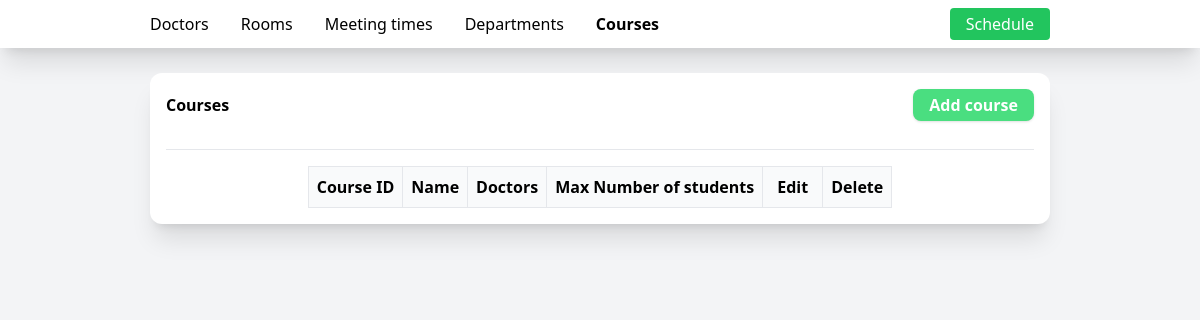
The app's page /courses, older data.
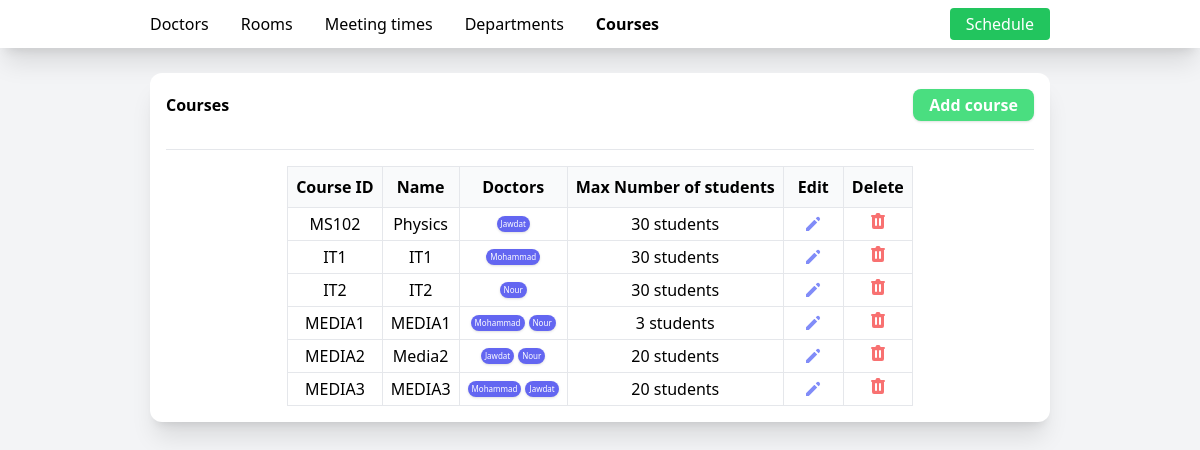
The same page, newer data.
### tables this page shows
CREATE TABLE "courses" (
	"id"	INTEGER,
	"number"	TEXT NOT NULL,
	"name"	text NOT NULL UNIQUE,
	"max_number_of_students"	INTEGER NOT NULL,
	"department_id"	INTEGER NOT NULL,
	PRIMARY KEY("id" AUTOINCREMENT)
);

CREATE TABLE "instructors" (
	"id"	INTEGER,
	"name"	text NOT NULL,
	PRIMARY KEY("id" AUTOINCREMENT)
);

### main.py (the view)
    @app.route('/courses')
    def coursesIndex():
        courses = AllCourses()
        return render_template('courses.html', courses=courses)

### course.py (called while the page is built)
def AllCourses():
    import sqlite3
    con = sqlite3.connect('class-scheduler.db')
    cur = con.cursor()
    cur.execute('SELECT * FROM courses')
    courses = []
    for row in cur:
        courses.append(Course(id=row[0], number=row[1],
                              name=row[2], maxNumberOfStudents=row[3], department_id=row[4]))
    cur.close()
    return courses

    def get_number(self):
        return self._number

    def get_name(self):
        return self._name

    def get_id(self):
        return self._id

    def get_instructors(self):
        self.fetch_instructors()
        return self._instructors

    def get_maxNumberOfStudents(self):
        return self._maxNumberOfStudents

    def fetch_instructors(self):
        import sqlite3
        con = sqlite3.connect('class-scheduler.db')
        cur = con.cursor()
        cur.execute(
            'SELECT * FROM instructors WHERE id IN (SELECT doctor_id FROM course_instructors WHERE course_id = ?)', (self._id,))
        instructors = []
        for row in cur:
            instructors.append(Instructor(row[0], row[1]))
        self._instructors = instructors

### instructor.py (called while the page is built)
    def get_name(self):
        return self._name

### templates/courses.html (shortened to what this page needs)
<!DOCTYPE html>
<html lang="en">
<head>
    <link rel="stylesheet" href="{{url_for('style')}}">
</head>
<body class="bg-gray-100">
    <nav class="bg-white shadow-xl w-full py-2 px-[150px]">
        <div class="flex gap-8 w-full">
            <a href="{{url_for('doctorsIndex')}}" class="hover:scale-105 hover:font-bold transition-all my-auto">Doctors</a>
            <a href="{{url_for('roomsIndex')}}" class="hover:scale-105 hover:font-bold transition-all my-auto">Rooms</a>
            <a href="{{url_for('meetingTimesIndex')}}" class="hover:scale-105 hover:font-bold transition-all my-auto">Meeting
                times</a>
            <a href="{{url_for('departmentsIndex')}}"
                class="hover:scale-105 hover:font-bold transition-all my-auto ">Departments</a>
            <a href="{{url_for('coursesIndex')}}"
                class="hover:scale-105 hover:font-bold transition-all my-auto font-bold">Courses</a>
            <a href="{{url_for('scheduleIndex')}}"
                class="hover:scale-105 hover:font-bold transition-all my-auto text-white bg-green-500 rounded hover:shadow-lg px-4 py-1 justify-self-end ml-auto">Schedule</a>
        </div>
    </nav>
    <main class="py-[25px] px-[150px] ">
        <div class="bg-white rounded-xl shadow-xl w-full p-4">
            <div class="flex w-full justify-between">
                <h1 class="font-bold my-auto">
                    Courses
                </h1>
                <a href="{{url_for('createCourse')}}"
                    class="py-1 bg-green-400 px-4 font-semibold text-white rounded-lg shadow hover:scale-105 hover:shadow-lg transition-all cursor-pointer">
                    Add course</a>
            </div>
            <hr class="mt-7">
            <table class=" mx-auto border  mt-4 border-collapse">
                <thead>
                    <tr class="border-b bg-gray-50">
                        <th class="py-2 px-2 border text-center">Course ID</th>
                        <th class="py-2 px-2 border text-center">Name</th>
                        <th class="py-2 px-2 border text-center">Doctors</th>
                        <th class="py-2 px-2 border text-center">Max Number of students</th>
                        <th class="py-2 px-2 border text-center w-[60px]">Edit</th>
                        <th class="py-2 px-2 border text-center w-[60px]">Delete</th>
                    </tr>
                </thead>
                <tbody>
                    {% for course in courses %}
                    <tr>
                        <td class="px-2 py-1 border text-center">{{course.get_number()}}</td>
                        <td class="px-2 py-1 border text-center">{{course.get_name()}}</td>
                        <td class="px-2 py-1 border text-">
                            <div class="flex gap-1 text-[8px] mx-auto justify-center flex-wrap">
                                {% for doctor in course.get_instructors() %}
                                <div
                                    class="bg-indigo-500 text-white px-1 py-[2px] rounded-lg cursor-pointer shadow hover:shadow-xl hover:scale-125 hover:mx-1 transition-all">
                                    {{doctor.get_name()}}
                                </div>
                                {% endfor %}
                            </div>
                        </td>
                        <td class="px-2 py-1 border text-center">{{course.get_maxNumberOfStudents()}}
                            {{ 'students' if course.get_maxNumberOfStudents() > 1 else 'student'}}</td>
                        <td
                            class="text-indigo-400 text-center  border hover:text-indigo-500  hover:scale-110 hover:shadow-lg transition-all">
                            <svg xmlns="http://www.w3.org/2000/svg" class="h-5 w-5 mx-auto my-auto cursor-pointer"
                                viewBox="0 0 20 20" fill="currentColor">
                                <path
                                    d="M13.586 3.586a2 2 0 112.828 2.828l-.793.793-2.828-2.828.793-.793zM11.379 5.793L3 14.172V17h2.828l8.38-8.379-2.83-2.828z" />
                            </svg>
                        </td>
                        <td
                            class="text-red-400  text-center border hover:text-red-500 hover:scale-110 hover:shadow-lg transition-all">
                            <form action="{{url_for('deleteCourse',id=course.get_id())}}" method="POST">
                                <button type="submit"
                                    onclick="return confirm('Are you sure you want to delete this course?')">
                                </button>
                            </form>
                        </td>
                    </tr>
                    {% endfor %}
                </tbody>
            </table>
        </div>
    </main>
</body>
</html>

Row changes from the older to the newer data that the page shows:
added courses: get_number "MS102", get_name "Physics", get_maxNumberOfStudents "30", value "students"
added instructors: get_name "Jawdat"
added courses: get_number "IT1", get_name "IT1", get_maxNumberOfStudents "30", value "students"
added instructors: get_name "Mohammad"
added courses: get_number "IT2", get_name "IT2", get_maxNumberOfStudents "30", value "students"
added instructors: get_name "Nour"
added courses: get_number "MEDIA1", get_name "MEDIA1", get_maxNumberOfStudents "3", value "students"
added courses: get_number "MEDIA2", get_name "Media2", get_maxNumberOfStudents "20", value "students"
added courses: get_number "MEDIA3", get_name "MEDIA3", get_maxNumberOfStudents "20", value "students"
